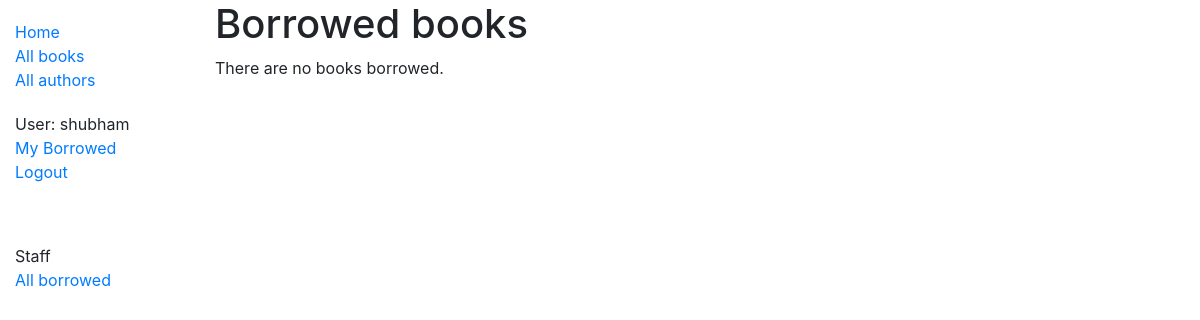
Before: /catalog/mybooks/ (signed in) with the older database file.
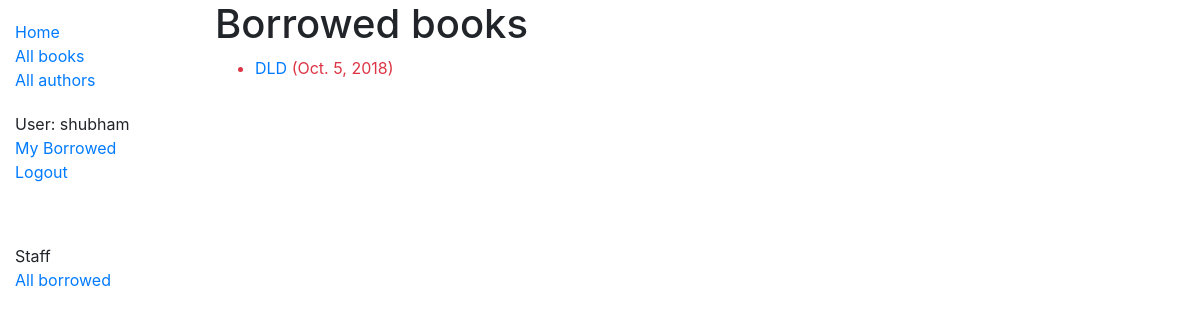
After: the same page with the newer database file.
### catalog/models.py (models this page shows, shortened)
class BookInstance(models.Model):
    id = models.UUIDField(primary_key=True, default=uuid.uuid4, help_text='Unique ID for this particular book across whole library')
    book = models.ForeignKey(Book, on_delete=models.SET_NULL, null=True)
    imprint = models.CharField(max_length=200)
    due_back = models.DateField(null=True, blank=True)
    borrower = models.ForeignKey(User, on_delete=models.SET_NULL, null=True, blank = True)
    LOAN_STATUS = (
        ('m', 'Maintenance'),
        ('o', 'On loan'),
        ('a', 'Available'),
        ('r', 'Reserved'),
    )
    status = models.CharField(
        max_length=1,
        choices=LOAN_STATUS,
        blank=True,
        default='m',
        help_text='Book availability',
    )
    class Meta:
        ordering = ['due_back']
        permissions = (("can_mark_returned", "Set book as returned"),)
    @property
    def is_overdue(self):
        if self.due_back and date.today() > self.due_back:
            return True
        return False

class Book(models.Model):
    title = models.CharField(max_length=200)
    author = models.ForeignKey('Author', on_delete=models.SET_NULL, null=True)
    summary = models.TextField(max_length=1000, help_text='Enter a brief description of the book')
    isbn = models.CharField('ISBN', max_length=13, help_text='13 Character <a href="https://www.isbn-international.org/content/what-isbn">ISBN number</a>')
    genre = models.ManyToManyField(Genre, help_text='Select a genre for this book')
    language = models.ForeignKey('Language', on_delete=models.SET_NULL, null= True)

### catalog/views.py (the view)
class LoanedBooksByUserListView(LoginRequiredMixin, ListView):
    model = BookInstance
    template_name ='catalog/Book/bookinstance_list_borrowed_user.html'
    paginate_by = 10
    def get_queryset(self):
        return BookInstance.objects.filter(borrower = self.request.user).filter(status__exact='o').order_by('due_back')

### catalog/templates/catalog/Book/bookinstance_list_borrowed_user.html
{% extends "base_generic.html" %}
{% block content %}
    <h1>Borrowed books</h1>
    {% if bookinstance_list %}
    <ul>
      {% for bookinst in bookinstance_list %}
      <li class="{% if bookinst.is_overdue %}text-danger{% endif %}">
        <a href="{% url 'book-detail' bookinst.book.pk %}">{{bookinst.book.title}}</a> ({{ bookinst.due_back }})
      </li>
      {% endfor %}
    </ul>
    {% else %}
      <p>There are no books borrowed.</p>
    {% endif %}
{% endblock %}

Changed rows visible on the page:
now on this page (row edited): BookInstance: book "DLD", due_back "Oct. 5, 2018"
Other visible differences:
text no longer shown: "There are no books borrowed."
